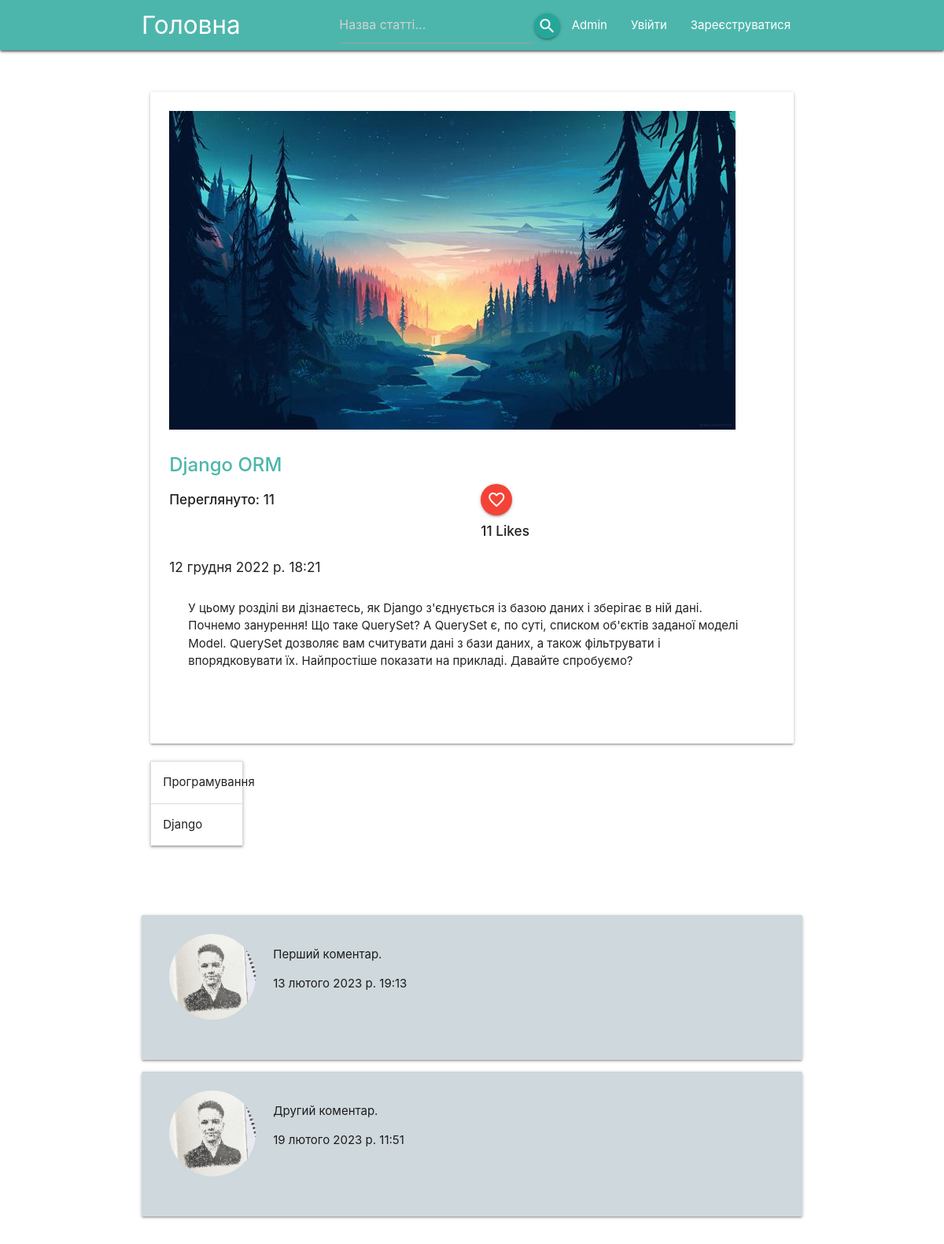
Page /django_orm/ on the committed database.
### blog/models.py (models this page shows, shortened)
class Post(models.Model):
    title = models.CharField(max_length=100)
    text = models.TextField()
    created_at = models.DateTimeField(default=timezone.now)
    post_slug = models.CharField(max_length=80, default="default_post")
    img = models.ImageField(default = 'blog/static/img/default.png',
                            upload_to='blog/static/img',
                            height_field=None,
                            width_field=None,
                            max_length=200,
                            verbose_name="Картинка для поста")
    views_number = models.ManyToManyField(User, related_name="views_rating", blank=True)
    likes =  models.ManyToManyField(User, related_name="post_like", blank=True)
    category = models.ForeignKey(Category, default=1,
                                 on_delete=models.SET_DEFAULT,
                                 verbose_name="Категорія")
    def get_views_number(self):
        return self.views_number.count()
    def get_likes_number(self):
        return self.likes.count()

class Category(models.Model):
    name = models.CharField(max_length=80)
    info = models.TextField(blank=True)
    category_slug = models.CharField(max_length=80, default="category_main")
    img = models.ImageField(upload_to='blog/static/img/categories',
                            height_field=None,
                            width_field=None,
                            verbose_name="Зображення категорії",
                            default='default.png')
    class Meta:
        verbose_name_plural = "Категорії"

class Comment(models.Model):
    post = models.ForeignKey(Post, on_delete=models.CASCADE,
                             related_name="comments")
    author = models.ForeignKey(User, on_delete=models.CASCADE)
    content = models.TextField()
    created_at = models.DateTimeField(default=timezone.now)
    def __str__(self):
        return self.content

class Profile(models.Model):
    user = models.OneToOneField(User, on_delete=models.CASCADE)
    avatar = models.ImageField(upload_to='blog/static/img/profiles',
                               default = 'blog/static/img/profiles/default.png',
                               verbose_name = 'Фото профілю')
    about = models.TextField(max_length=500,
                             verbose_name = 'Про себе',
                             blank=True)

### blog/views.py (the view)
# urls.py: path('<slug>/', views.slug_process),
def slug_process(request, slug):
    sidebar = Category.objects.all()
    categories = [ c.category_slug for c in sidebar]
    if slug in categories:
        category_posts = Post.objects.filter(category__category_slug=slug)
        return render(request, "category.html", {
            "posts" : category_posts,
            "sidebar": sidebar
        })
    post_slugs = [p.post_slug for p in Post.objects.all()]
    if slug in post_slugs:
        post = Post.objects.get(post_slug = slug)
        if request.user.is_authenticated:
            if not post.views_number.filter(id=request.user.id).exists():
                post.views_number.add(request.user)
        views = post.get_views_number()
        likes = post.get_likes_number()
        is_liked = post.likes.filter(id=request.user.id).exists()
        comments = Comment.objects.filter(post=post)
        form = get_comment_form(request, post)
        data_dict = { 'post': post,
                      'views_num': views,
                      'likes_num': likes,
                      'comment_form': form,
                      'comments': comments,
                      'is_liked': is_liked,
                      'sidebar': sidebar }
        return render(request, 'post_view.html', data_dict)

### blog/forms.py
class AddCommentForm(forms.ModelForm):
    content = forms.CharField(widget=forms.Textarea(attrs={'placeholder': 'Ваш коментар тут...',
                                                    'class': 'form-control'}))
    class Meta:
        model = Comment
        fields = ['content']

### blog/views.py (called while the page is built)
def get_comment_form(request, post):
    if request.method == "POST":
        form = AddCommentForm(request.POST)
        if form.is_valid():
            content = request.POST.get('content')
            comment = Comment.objects.create(post=post, author=request.user, content=content)
            comment.save()
        return redirect(f'/{post.post_slug}')
    else:
        form = AddCommentForm()
    return form

### blog/templates/post_view.html (shortened to what this page needs)
{% extends 'navbar.html' %}
{% block content %}
<br>
{% if post %}
<div class="container">
        <div class="row">
            <div class="col s12 l12">
                <div class="card">
                    <div class="card-content">
                        <span text-align="center" display="block">
                            <img class="center-align responsive-img" src="/{{ post.img }}">
                        </span>
                        <br><br>
                        <span class="card-title">
                            <a class="teal-text text-lighten-2" href="/"><strong>{{ post.title }}</strong></a>
                        </span>
                        <div class='row'>
                            <div class="col s6 l6">
                                <h6><strong>Переглянуто: {{ views_num }}</strong></h6>
                            </div>
                            <div class="col s6 l6">
                                <button form="like" type="submit" class="btn-floating waves-effect waves-light red">
                                    {% if is_liked %}
                                        <i class="medium material-icons">favorite</i>
                                    {% else %}
                                        <i class="medium material-icons">favorite_border</i>
                                    {% endif %}
                                </button>
                                <h6><strong>{{ likes_num }} Like{{ likes_num|pluralize }}</strong></h6>
                            </div>
                        </div>
                        <h6>{{ post.created_at }}</h6>
                        <div class="card-content">{{ post.text }}</div>
                        <br><br>
                    </div>
                </div>
            </div>
            {% include "sidebar.html" %}
        </div>
        <div class="row">
        <br><br>
        {% for comment in comments %}
        <div class="card-panel blue-grey lighten-4">
            <div class="row">
                <div class="col s4 l2">
                   <img src="/{{comment.author.profile.avatar}}" class="circle responsive-img">
                </div>
                <div class="col s8 l10">
                    <p>{{ comment }}</p>
                    <p>{{ comment.created_at }}</p>
                </div>
            </div>
        </div>
        {% endfor %}
        </div>
    </div>
    {% endif %}
{% endblock %}

### blog/templates/sidebar.html (shortened to what this page needs)
<div class="col s2 l2 m2 ">
    <ul class="collapsible">
        {% for cat in sidebar %}
            <li>
                <div class="collapsible-header">{{cat.name}}</div>
            </li>
        {% endfor %}
    </ul>
</div>

### rows in the picture
Post: img (picture), title "Django ORM", created_at "12 грудня 2022 р. 18:21", text "У цьому розділі ви дізнаєтесь, як Django з'єднується із базою даних і зберігає в ній дані. Почнемо занурення! Що таке QuerySet? A QuerySet є, по суті, списком об'єктів заданої моделі Model. QuerySet дозволяє вам считувати дані з бази даних, а також фільтрувати і впорядковувати їх. Найпростіше показати на прикладі. Давайте спробуємо?"
Category: name "Програмування"
Category: name "Django"
Comment: author.profile.avatar (picture), content "Перший коментар.", created_at "13 лютого 2023 р. 19:13"
Comment: author.profile.avatar (picture), content "Другий коментар.", created_at "19 лютого 2023 р. 11:51"

### other values in the picture
{{ views_num }} "11"
{{ likes_num }} "11"
